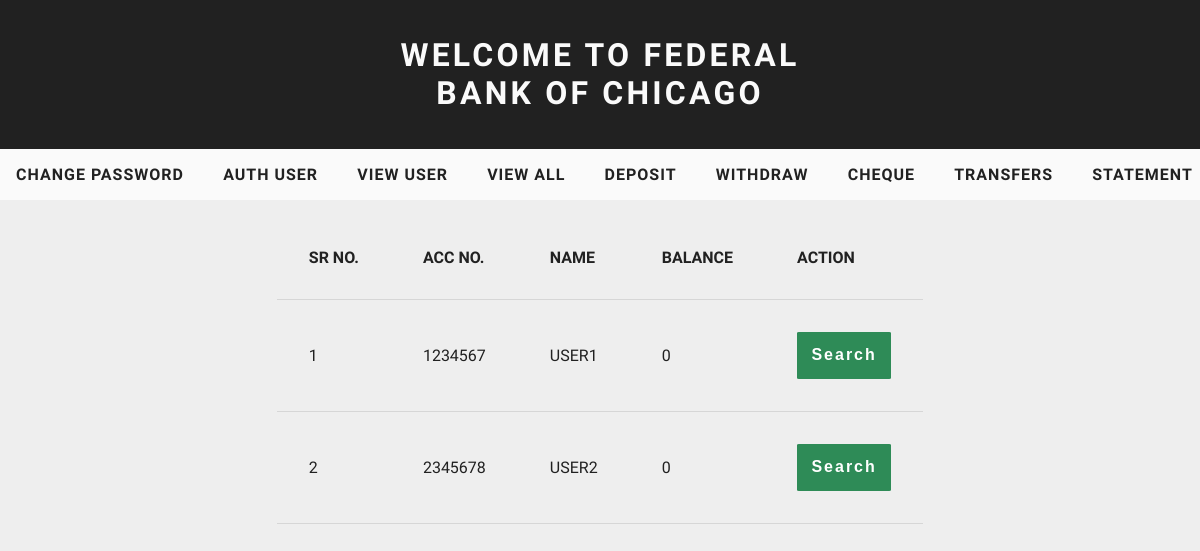
The page /viewall.php (signed in) on the database its author committed.
### tables this page shows
CREATE TABLE IF NOT EXISTS `users` (
  `Customer_id` varchar(50) NOT NULL,
  `Account_number` varchar(50) NOT NULL,
  `Password` varchar(50) NOT NULL,
  `Name` varchar(50) NOT NULL,
  `Fathers_name` varchar(50) NOT NULL,
  `Balance` double NOT NULL DEFAULT '0',
  `Gender` varchar(50) NOT NULL,
  `Date_of_birth` varchar(50) NOT NULL,
  `Email` varchar(50) DEFAULT NULL,
  `Phone` varchar(50) NOT NULL,
  `Aadhar_number` varchar(50) DEFAULT NULL,
  `Address` varchar(255) DEFAULT NULL,
  `Photo` varchar(50) NOT NULL,
  `Staus` varchar(50) NOT NULL DEFAULT 'Pending',
  `Date` timestamp NOT NULL DEFAULT CURRENT_TIMESTAMP ON UPDATE CURRENT_TIMESTAMP,
  PRIMARY KEY (`Customer_id`),
  UNIQUE KEY `Account_number` (`Account_number`,`Aadhar_number`,`Address`)
);

### viewall.php (the view, shortened to what this page needs)
<?php
if(!empty($_SESSION["Username"])){
          $connection =mysqli_connect("localhost","root" ,"" ,"NetBanking");
          static $i=0;
          include "static/adminnav.php";
          $res2 =mysqli_query($connection , "SELECT * FROM Users");
?>
                  <div class="res-tb">
                  <table class="table1">
                    <tr>
                      <th>Sr No.</th>
                      <th>Acc No.</th>
                      <th>Name</th>
                      <th>Balance</th>
                      <th>Action</th>
                    </tr>
          <?php
                  while($result =mysqli_fetch_array($res2))
                  {
                    $a = $result["Account_number"];
                    $n = $result["Name"];
                    $b =$result["Balance"];
                    ++$i;
                    echo" <tr><form method='post' action='viewuser.php'> <input type='hidden' name ='finduser' value=$a>
                            <td>$i</td>
                            <td>$a</td>
                            <td>$n</td>
                            <td>$b</td>
                            <td><input type='submit' class='simplebutton' name='search' value='Search'></td>
                          </tr> ";
                    }
          echo "</table></div>";
}
else{
  echo "<div class='err_msg'>Unauthorize Access !! You can not Access this page directly </div>";
}
 ?>

### static/app.css (style rules this page uses)
html { position: relative; min-height: 100%; max-width: 100%; }
* { padding: 0; margin: 0; text-decoration: none; }
.simplebutton { cursor: pointer; text-align: center; padding: .9em; letter-spacing: 2px; color: #fff; font-size: 1em; border: none; border-radius: 2%; font-weight: bold; background-color: #2E8B57; }
table { margin: 1em ; display:inline-flex; border-collapse: collapse; }
th,td { padding: .5em; }
th { font-size: 1em; text-align: justify; }
td { font-size: 1em; text-align: left; }
.table1 th, .table1 td { border-bottom: 1px solid rgba(0,0,0,0.1); padding: 2em; }
.res-tb { overflow: auto; white-space: nowrap; }

### rows shown on the page
users: Account_number "1234567", Name "USER1", Balance "0"
users: Account_number "2345678", Name "USER2", Balance "0"
